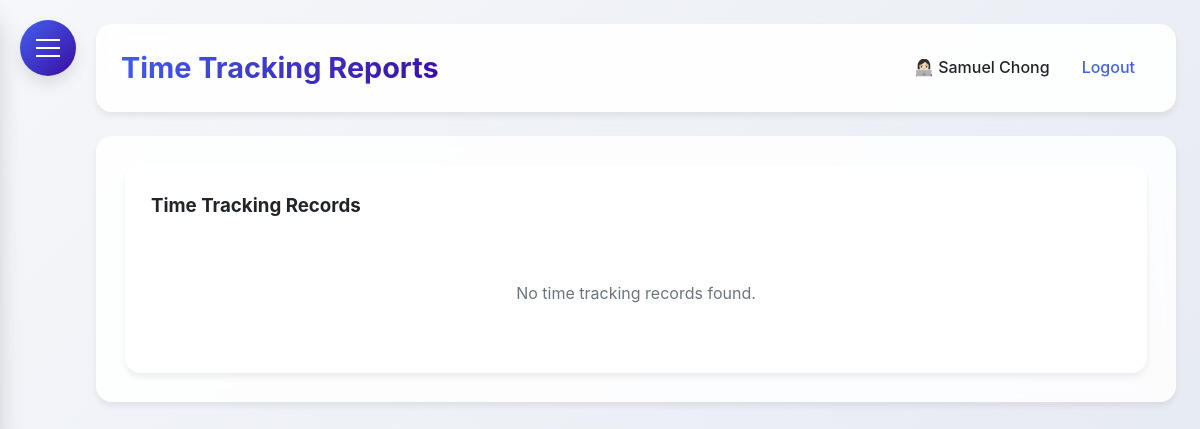
Before: /time_reports (signed in) with the older database file.
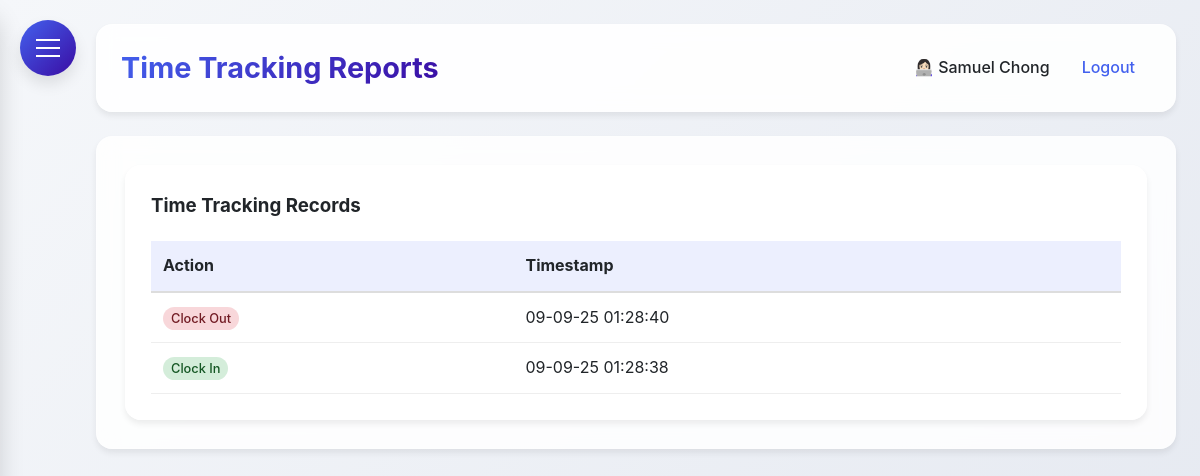
After: the same page with the newer database file.
### HerculesSystem.py (models this page shows, shortened)
class Employee(UserMixin, db.Model):
    id = db.Column(db.Integer, primary_key=True)
    username = db.Column(db.String(80), unique=True, nullable=False)
    password = db.Column(db.String(120), nullable=False)
    full_name = db.Column(db.String(120), nullable=False)
    email = db.Column(db.String(120), unique=True, nullable=False)
    nationality = db.Column(db.String(80), nullable=False)
    employee_id = db.Column(db.String(80), unique=True, nullable=False)
    hire_date = db.Column(db.Date)
    is_admin = db.Column(db.Boolean, default=False)
    user_type = db.Column(db.String(20), default='employee')
    last_clock_in = db.Column(db.DateTime)
    last_clock_out = db.Column(db.DateTime)
    last_lunch_start = db.Column(db.DateTime)
    last_lunch_end = db.Column(db.DateTime)
    leave_balances = db.relationship('LeaveBalance', back_populates='employee', lazy=True)

class TimeTracking(db.Model):
    __tablename__ = 'time_tracking'
    id = db.Column(db.Integer, primary_key=True)
    employee_id = db.Column(db.Integer, db.ForeignKey('employee.id'), nullable=False)
    action_type = db.Column(db.String(20), nullable=False)  #clock_in, clock_out, lunch_start, lunch_end
    timestamp = db.Column(db.DateTime, nullable=True)
    latitude = db.Column(db.Float, nullable=True)
    longitude = db.Column(db.Float, nullable=True)
    address = db.Column(db.String(200), nullable=True)
    status = db.Column(db.String(20), nullable=True)    # in/out office
    ip_address = db.Column(db.String(45), nullable=True)
    employee = db.relationship('Employee', backref=db.backref('time_entries', lazy=True))

### HerculesSystem.py (the view)
@app.route('/time_reports', methods=['GET'])
@login_required
def time_reports():
    now = datetime.now(MYT)
    employee_id = request.args.get('employee_id')
    start_date = request.args.get('start_date')
    end_date = request.args.get('end_date')
    status = request.args.get('status')
    employees = Employee.query.all() if current_user.user_type == 'admin' else []
    query = TimeTracking.query
    if current_user.user_type != 'admin':
        query = query.filter(TimeTracking.employee_id == current_user.id)
    else:
        query = query.join(Employee, TimeTracking.employee_id == Employee.id)
    if employee_id:
        query = query.filter(TimeTracking.employee_id == employee_id)
    if start_date:
        query = query.filter(func.date(TimeTracking.timestamp) >= start_date)
    if end_date:
        query = query.filter(func.date(TimeTracking.timestamp) <= end_date)
    if status:
        query = query.filter(TimeTracking.status == status)
    time_records = query.order_by(TimeTracking.timestamp.desc()).all()
    return render_template(
        'time_reports.html',
        time_records=time_records,
        employees=employees,
        now=now,
        MYT=MYT
    )

### HerculesSystem.py (called while the page is built)
@app.after_request
def add_security_headers(response):
    response.headers['Permissions-Policy'] = 'geolocation=()'
    return response

@login_manager.user_loader
def load_user(user_id):
    return db.session.get(Employee, int(user_id))

@app.context_processor
def inject_now():
    return {'now': datetime.utcnow()}

@app.before_request
def before_request():
    if request.url.startswith('https://'):
        new_url = request.url.replace('https://', 'http://', 1)
        return redirect(new_url, code=301)

### templates/time_reports.html (shortened to what this page needs)
{% extends "base.html" %}
{% block content %}
<div class="dashboard-container">
    <div class="glass" style="padding: 25px; border-radius: var(--border-radius-lg);">
        <h3 style="margin-bottom: 20px;">Time Tracking Records</h3>
        {% if time_records %}
        <div style="overflow-x: auto;">
            <table style="width: 100%; border-collapse: collapse;">
                <thead>
                    <tr style="background: rgba(67, 97, 238, 0.1);">
                        <th style="padding: 12px; text-align: left; border-bottom: 2px solid #ddd;">Action</th>
                        <th style="padding: 12px; text-align: left; border-bottom: 2px solid #ddd;">Timestamp</th>
                    </tr>
                </thead>
                <tbody>
                    {% for record in time_records %}
                    <tr>
                        <td style="padding: 12px; border-bottom: 1px solid #eee;">
                            <span style="
                                padding: 4px 8px;
                                border-radius: 12px;
                                font-size: 0.8rem;
                                font-weight: 500;
                                {% if record.action_type == 'clock_in' %}background: #d4edda; color: #155724;
                                {% elif record.action_type == 'clock_out' %}background: #f8d7da; color: #721c24;
                                {% elif record.action_type == 'lunch_start' %}background: #fff3cd; color: #856404;
                                {% elif record.action_type == 'lunch_end' %}background: #cce5ff; color: #004085;
                                {% endif %}
                            ">
                                {{ record.action_type.replace('_', ' ').title() }}
                            </span>
                        </td>
                        <td style="padding: 12px; border-bottom: 1px solid #eee;">{{ record.timestamp.strftime('%d-%m-%y %H:%M:%S') }}</td>
                    </tr>
                    {% endfor %}
                </tbody>
            </table>
        </div>
        {% else %}
        <p style="text-align: center; color: var(--gray); padding: 40px;">No time tracking records found.</p>
        {% endif %}
    </div>
</div>
{% endblock %}

### templates/base.html (shortened to what this page needs)
<!DOCTYPE html>
<html lang="en">
<head>
</head>
<body>
    <div class="hamburger-menu" id="hamburgerMenu">
        <span></span>
    </div>
    <div class="main-content" id="mainContent">
        <div class="header">
            <h1>{% block header %}Hercules HR{% endblock %}</h1>
            <div class="user-info">
                {% if current_user.is_authenticated %}
                <span>👩🏻‍💻 {{ current_user.full_name }}</span>
                <a href="{{ url_for('logout') }}">Logout</a>
                {% else %}
                <a href="{{ url_for('login') }}">Login</a>
                {% endif %}
            </div>
        </div>
        <div class="content">
            {% block content %}{% endblock %}
        </div>
    </div>
</body>
</html>

### templates/base.html (style rules this page uses)
:root { --primary: #4361ee; --secondary: #3a0ca3; --accent: #7209b7; --success: #4cc9f0; --danger: #f72585; --warning: #fca311; --info: #4895ef; --light: #f8f9fa; --dark: #212529; --gray: #6c757d; --gradient-primary: linear-gradient(135deg, #4361ee, #3a0ca3); --gradient-accent: linear-gradient(135deg, #7209b7, #f72585); --shadow-sm: 0 4px 6px rgba(0, 0, 0, 0.07); --shadow-md: 0 8px 15px rgba(0, 0, 0, 0.1); --shadow-lg: 0 15px 25px rgba(0, 0, 0, 0.15); --border-radius: 12px; --border-radius-lg: 16px; --border-radius-xl: 20px; --sidebar-radius: 20px; }
* { margin: 0; padding: 0; box-sizing: border-box; font-family: 'Inter', 'Segoe UI', system-ui, -apple-system, sans-serif; }
body { display: flex; min-height: 100vh; background: linear-gradient(135deg, #f5f7fa 0%, #e4e8f0 100%); color: var(--dark); line-height: 1.6; }
.glass { background: rgba(255, 255, 255, 0.85); backdrop-filter: blur(10px); border-radius: var(--border-radius); border: 1px solid rgba(255, 255, 255, 0.2); box-shadow: var(--shadow-sm); }
.hamburger-menu { position: fixed; top: 20px; left: 20px; z-index: 1000; cursor: pointer; background: var(--gradient-primary); border-radius: 50%; width: 56px; height: 56px; display: flex; align-items: center; justify-content: center; box-shadow: var(--shadow-md); transition: all 0.3s ease; }
.hamburger-menu span { display: block; width: 24px; height: 2px; background: #fff; position: relative; transition: all 0.3s cubic-bezier(0.4, 0, 0.2, 1); }
.hamburger-menu span:before, .hamburger-menu span:after { content: ''; position: absolute; width: 24px; height: 2px; background: #fff; transition: all 0.3s cubic-bezier(0.4, 0, 0.2, 1); }
.hamburger-menu span:before { top: -8px; }
.hamburger-menu span:after { top: 8px; }
.main-content { flex: 1; padding: 24px; margin-left: 0; transition: margin-left 0.3s cubic-bezier(0.4, 0, 0.2, 1); padding-left: 96px; }
.header { background: rgba(255, 255, 255, 0.9); backdrop-filter: blur(10px); padding: 20px 24px; border-radius: var(--border-radius-lg); box-shadow: var(--shadow-sm); display: flex; justify-content: space-between; align-items: center; margin-bottom: 24px; border: 1px solid rgba(255, 255, 255, 0.2); }
.header h1 { font-size: 1.8rem; font-weight: 700; background: var(--gradient-primary); -webkit-background-clip: text; background-clip: text; color: transparent; }
.user-info { display: flex; align-items: center; gap: 16px; }
.user-info span { color: var(--dark); font-weight: 500; }
.user-info a { color: var(--primary); text-decoration: none; font-weight: 500; transition: all 0.2s ease; padding: 8px 16px; border-radius: 8px; }
.content { background: rgba(255, 255, 255, 0.85); backdrop-filter: blur(10px); padding: 28px; border-radius: var(--border-radius-lg); box-shadow: var(--shadow-sm); border: 1px solid rgba(255, 255, 255, 0.2); }
.content { animation: fadeIn 0.4s ease-out; }

Changed rows visible on the page:
added TimeTracking: action_type.replace "Clock Out", timestamp "09-09-25 01:28:40"
added TimeTracking: action_type.replace "Clock In", timestamp "09-09-25 01:28:38"
Other visible differences:
text no longer shown: "No time tracking records found."
text now shown: "Action Timestamp"
